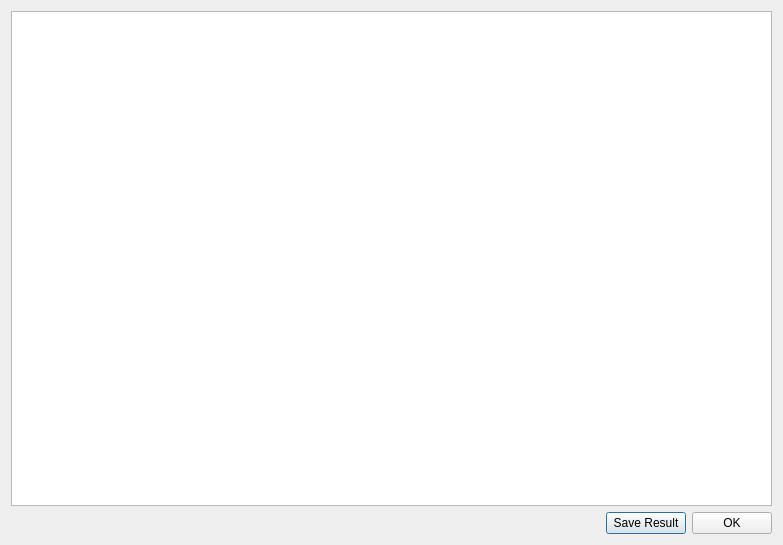
<?xml version="1.0" encoding="UTF-8"?>
<ui version="4.0">
 <class>StatisticDialog</class>
 <widget class="QDialog" name="StatisticDialog">
  <property name="geometry">
   <rect>
    <x>0</x>
    <y>0</y>
    <width>783</width>
    <height>545</height>
   </rect>
  </property>
  <property name="windowTitle">
   <string>Statistic Data of TestSites</string>
  </property>
  <layout class="QGridLayout" name="gridLayout">
   <item row="0" column="0">
    <widget class="QTableWidget" name="tableWidget"/>
   </item>
   <item row="1" column="0">
    <layout class="QHBoxLayout" name="horizontalLayout">
     <item>
      <spacer name="horizontalSpacer">
       <property name="orientation">
        <enum>Qt::Horizontal</enum>
       </property>
       <property name="sizeHint" stdset="0">
        <size>
         <width>40</width>
         <height>20</height>
        </size>
       </property>
      </spacer>
     </item>
     <item>
      <widget class="QPushButton" name="SaveButton">
       <property name="text">
        <string>Save Result</string>
       </property>
      </widget>
     </item>
     <item>
      <widget class="QPushButton" name="pushButton_Ok">
       <property name="text">
        <string>OK</string>
       </property>
      </widget>
     </item>
    </layout>
   </item>
  </layout>
 </widget>
 <resources/>
 <connections/>
</ui>
